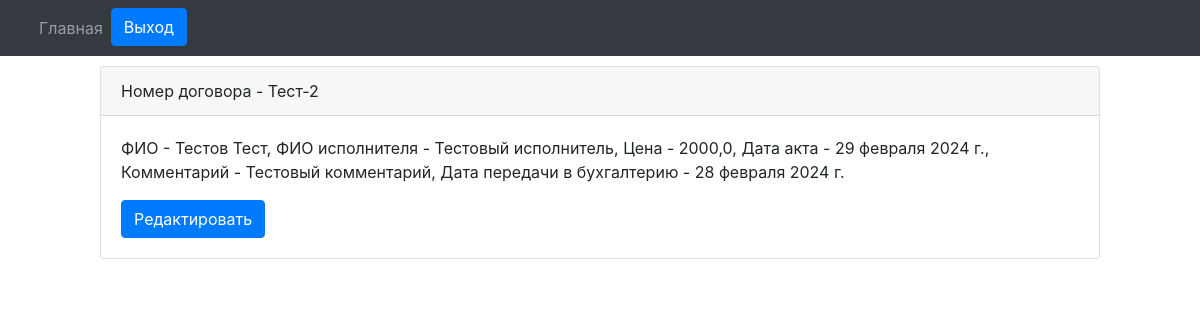
/paid_departure/filials/orders/order/1/ (signed in), run on an earlier commit of the app's database.
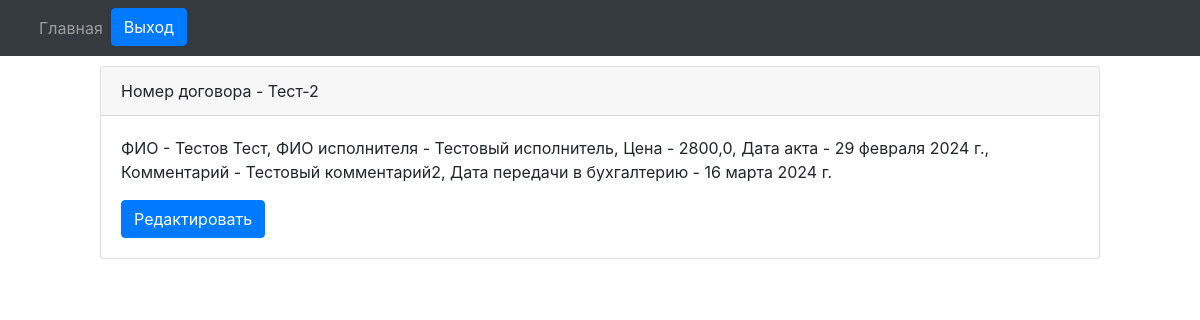
And on a later commit of the database.
### engine/models.py (models this page shows)
class Reestr_oferts(models.Model):
    number_orders_vozm = models.CharField(max_length=20, blank=False, verbose_name='Номер договора возм.', db_index=True)
    fio = models.CharField(max_length=128, blank=False, verbose_name='ФИО')
    date_orders = models.DateField(auto_now_add=True, verbose_name='Дата договора')
    date_akt = models.DateField(auto_now_add=True, verbose_name='Дата акта')
    exicutor = models.ForeignKey(Exicuters, on_delete=models.PROTECT, verbose_name='Исполнитель')
    filial = models.ForeignKey(Filials, on_delete=models.PROTECT, verbose_name='Филиал')
    price = models.FloatField(max_length=10, verbose_name='Цена')
    date_buhgt = models.DateField(verbose_name='Дата передачи в бухгалтерию')
    comment = models.CharField(max_length=512, verbose_name='Комментарий')

class Exicuters(models.Model):
    fio = models.CharField(max_length=128, blank=True, verbose_name='ФИО исполнителя')
    filial = models.ForeignKey(Filials, on_delete=models.PROTECT, verbose_name='Филиал к котрому привязан исполнитель')
    def __str__(self):
        return self.fio

### engine/views.py (the view)
# urls.py: path('filials/orders/order/<int:id_order>/', get_order, name='get_order'),
@login_required
def get_order(request, id_order):
    order = Reestr_oferts.objects.get(pk=id_order)
    context = {
        'order': order
    }
    return render(request, 'orders/order.html', context=context)

### engine/templates/orders/order.html (shortened to what this page needs)
{% extends "orders/base.html" %}
{% block nav %}{% include 'orders/nav.html' %}{% endblock %}
{% block content %}
<div class="card" style="margin: 10px 100px 10px 100px;">
    <div class="card-header">
      Номер договора - {{ order.number_orders_vozm }}
    </div>
    <div class="card-body">
      <p class="card-text">ФИО - {{ order.fio }}, ФИО исполнителя - {{ order.exicutor }}, Цена - {{ order.price }}, Дата акта - {{ order.date_akt }}, Комментарий - {{ order.comment }}, Дата передачи в бухгалтерию - {{ order.date_buhgt }}</p>
      <a href="{% url 'edit_order' order.pk %}" class="btn btn-primary">Редактировать</a>
    </div>
  </div>
{% endblock %}

What changed in the data, as far as the page shows it:
changed Reestr_oferts "Тест-2": price "2000,0" → "2800,0"; comment "Тестовый комментарий" → "Тестовый комментарий2"; date_buhgt "28 февраля 2024 г." → "16 марта 2024 г."
